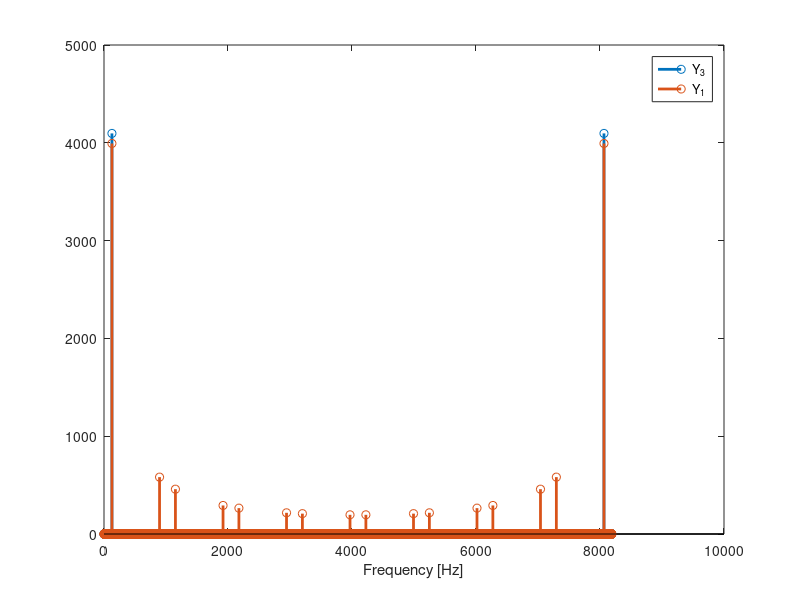
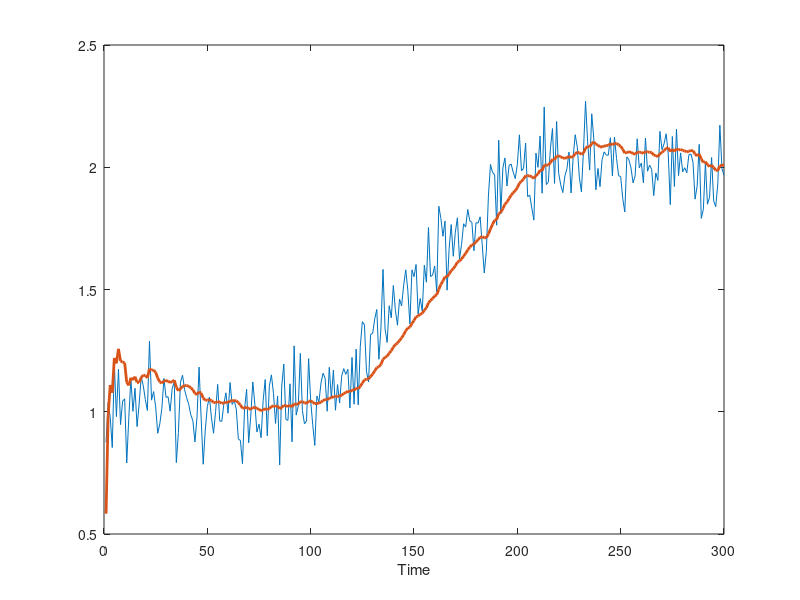
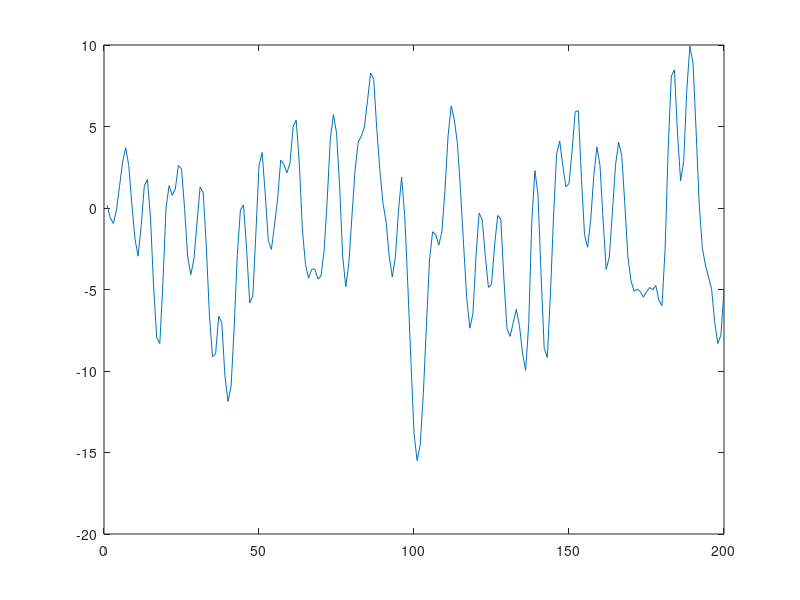

Recreate these plots in MATLAB, in order. (Note: this script raises an error after producing the figures.)
%% TSRT78 TENTOR
load Apr11.mat
%%

% --------------------------------- April 11-----------------------------

% 1a)

f0=128;                      % Signal frequency [Hz]
Fs1=8192;                    % Sampling frequency [Hz]
Ts1=1/Fs1;                   % Sampling interval [s]
t1=0:Ts1:1-Ts1;              % 1s time vector
y1=sin(2*pi*f0*t1);
decfactor=8;                 % Decimation factor
t2=t1(1:decfactor:end);
y2=y1(1:decfactor:end);
y3=kron(y2,ones(1,decfactor));

Y1 = abs(fft(y1));
Y3 = abs(fft(y3));
N1 = length(y1);
N3 = length(y3);
Fs3 = Fs1;
Ts3 =1/Fs1;
figure(1);clf
stem(Fs1*(0:1:N1-1)/N1, Y1,'linewidth',2 ); hold on;
stem(Fs1*(0:1:N3-1)/N3, Y3, 'linewidth',2); hold off
xlabel('Frequency [Hz]')
legend('Y_3','Y_1','location','best')


% b) Improve the reconstruction using filtering.
% all distorsion are above the the frequency 128Hz, which are the one we
% want. Thus lowpass filtering will help
%
[b,a] = butter(8,2*f0/(Fs3/2));
filteredy3 = filter(b,a,y3);
% figure(2); clf
% plot(t1,y1,'-',t1,filteredy3,'-.');

% c) downsample y3

y3down = y3(1:decfactor:end);
y4 = kron(y3down,ones(1,decfactor));
Y4 = abs(fft(y4));
N4 = length(y4);
Fs4 = Fs1;
Ts4 = 1/Fs4;
% figure(3);clf
% plot(Fs1*(0:1:N1-1)/N1, Ts1*Y1,Fs4*(0:1:N4-1)/N4, Ts4*Y4,'linewidth',2 );

% This is easy to understand, since decimation of y3 by a factor of 8 will return a signal identical to y2.
% Since y2 was a sampling, at sampling frequency 8192/8 = 1024 Hertz, of a signal with frequency 128 Hertz,
% there is no folding since 1024/2 = 512>128


%%


% --------------------------------- April 11-----------------------------
%% 2
clearvars
load Aug11.mat
%%
% a)
A = eye(2);
B = eye(2);
R = 1;
Q = 1e-7*eye(2);
x0 =[0;0];
xt = x0;
P0 = eye(2);
P = P0;
N = length(ykf);
yhat = zeros(1,N);
for t = 1:N
    C = [1 t];
    S = C*P*C' + R;
    K = P*C'*inv(S);
    %P = A*(P - K*C*P)*A' + Q;
    P = P - K*S*K';
    xt = A*xt + K*(ykf(t)-C*xt);
    yhat(t) = C*xt;
    xt = A*xt;
    P = A*P*A' + Q;
end

% Plot the results
figure(4)
plot(1:N,ykf,1:N,yhat,'linewidth',2)
xlabel('Time')

%% 3)

figure(5)
plot(1:length(ymodel),ymodel)

% look on how many ups it has and multiply with 2 due to complex conjugate
% pairs.
YMODEL = abs(fft(ymodel));
% figure(6)
% plot(YMODEL)

N = length(ymodel);
est = ymodel(1:N/2);
val = ymodel(N/2 +1: N);
Ne = length(est);
Nv = length(val);
for k = 1:10
    modelorder = ar(est,k);
    lossest(k) = 1/Ne*sum(pe(modelorder,est).^2);
    lossval(k) = 1/Ne*sum(pe(modelorder,val).^2);
end

figure(7); clf
plot(1:length(lossest),lossest,'-',1:length(lossval),lossval,'--')
% the knee appears at n = 4, so the model order is 4;

%% --------------------------------- Dec 11-----------------------------
clearvars
load Dec11.mat
%%
% 1)
% a)
f0=30;
N=500;
t=(0:N-1)';
T=1/1000;
s=sin(2*pi*f0*t*T)+0.5*sin(2*pi*0.95*f0*t*T);
y=s+0.1*randn(N,1);

Y = abs(fft(y));

figure(8);clf
plot((0:length(Y)-1)/(T*length(Y)),Y)
xlabel('Frequency  [Hz]')

% we cannot recover both frequencies due to the spearation between them are
% smaller than the frequency resolution

%% b)
B = 1;
A = [1 0.3 -0.4 0.25 0.2];
s2 = 0.5;                     % Noise variance
e = sqrt(s2)*randn(1000,1);
y = filter(B,A,e);

Y =abs(fft(y));
figure(9); clf
% plot(0:length(Y)-1,Y)
bode(etfe(y))

%% 2 b)

numerator = [0 1.5 -0.6];
denominator = [1 -1 0.16];

G = tf(numerator,denominator,'Ts',1,'Variable', 'z^-1'); % transfer function

stateG = ss(G); %state space model
A = stateG.a; B = stateG.b; C= stateG.c; Q = 1;

pi_bar = dlyap(A,B*Q*B');

R_yy = C*A*pi_bar*C'; % covariance function???

%% 4
b = [1 -5.2 1];
a = [1 -3.1 1 0];
[R,P,K] = residue(b,a);

%% ---------------------------------Aug 12----------------------------
load blickdata.mat
%%
% 1)

t=(0:999)';
y=1./(sin(0.1*t)+2)+0.01*randn(size(t));

% a)
N = length(y);
Ts = 1;
ypadd = [y;zeros(7*1024-N,1)];
nonparm = abs(fft(ypadd));
figure(1); clf
Ylength = length(ypadd);
%plot((0:N-1)/(N*Ts),nonparm); xlabel('Frequency [Hz]'); %axis([-0.05 1 -10 300]);
plot((0:Ylength-1)/(Ylength*Ts),nonparm); xlabel('Frequency [Hz]'); axis([-0.05 1 -10 300]);

% b)  modelbased Ar(n)
y = detrend(y,'constant');
est = y(1:N/2);
Ne= length(est);
val = y(N/2+1:end);
Nv = length(val);

% for ii = 1:200
%     artmp = ar(est,ii);
%     lossest(ii) = 1/Ne*sum(pe(est,artmp).^2);
%     lossval(ii) = 1/Ne*sum(pe(val,artmp).^2);
% end

th = ar(y,2*30);
bode(th)
freqencies = angle(roots(th.a))/(2*pi*Ts);
figure(2); clf
plot(0:length(lossest)-1,lossest,'-',0:length(lossval)-1,lossval,'--')
legend('estimation', 'validation')

% detrend the DC component to get good results, the model order is 6 which
% can be obtained from the loss function or by just looking at the fft, 3
% peaks means order 6

%% 2)

% a)
num = [0 0 1/2];
den = [1 5/2 1];
[r,p,k] = residue(num,den);

%% 4

load blickdata
plot(data2(:,2),data2(:,3))

%% ---------------------------------Dec 12----------------------------

% 1a)

% The forgetting factor balances the accuracy and the adaptation speed of the RLS algorithm.
% This as the forgetting factor controls the number of observations to take into account.
% So a large number of observations gives high static accuracy as it mitigates the noise but then fails to adapt to sudden parameter changes

% 1b)
% ccirc = ifft(fft(xpad).*fft(ypad));
x = [0,0,1,0,1,0,0];
y = [1,2,3,4,5,6,7];
ccirc = ifft(fft(x).*fft(y));

% ans = [10 12 7 9 4 6 8]

% 1d)
Ts = 1;
Fs = 1/Ts;
y1 = kron((-1).^(1:20),ones(1,6))';
Y1 = abs(fft(y1));

figure(2);clf
subplot(3,1,1); plot(y1); xlabel('time'); ylabel('signal');
subplot(3,1,2); plot(Fs*(0:length(y1)-1)/length(y1),Y1); xlabel('freq. [Hz]'); ylabel('Amplitude');
[b,a ] = butter(2,[0.2250/(Fs/2) 0.2750/(Fs/2)], 'bandpass');
y1filtered = filter(b,a,y1);

subplot(3,1,3); plot(y1filtered);  xlabel('time'); ylabel('signal');
%% 2
a1=[1 -3.4 4.85 -3.4 1];
a2=conv([1 -1.4 0.999],[1 -1.8 0.999]);
N=10000;
y2=filter(1,a1,zeros(N,1),[1;0;0;0])+filter(1,a2,randn(N,1));
T = 1;
fs = 1/T;
% a) nonparametric

Y2 = abs(fft(y2));
figure(2);clf
plot(fs*(0:length(y2)-1)/length(y2),Y2);
% three peaks
% b) AR model

est = y2(1:2*N/3);
Ne = length(est);
val = y2(2*N/3+1:end);
Nv = length(val);
% lossfunction
%
for ii = 1:20
    artmp = ar(est,ii);
    lossest(ii) = 1/Ne*sum(pe(est,artmp).^2);
    lossval(ii) = 1/Nv*sum(pe(val,artmp).^2);
end
lossfunc = [];
for p = 1:20
    m = arx(est,p);
    yp = predict(val,m,1);
    lossfunc(p) = mean((val-yp).^2);
end
figure(3); clf
plot(lossfunc); xlabel('modelorder (p)'); ylabel('loss function');
plot(0:length(lossest)-1,lossest,'-',0:length(lossval)-1,lossval,'--')

%% ---------------------------------------MAr13-------------------------
clearvars;
load Mar13.mat
%%

% 1)
Na = 150;
T = 0.2;
fs = 1/T;
t = 0:Na-1;
e = randn(1,Na)*0.1;
y = sin(t*T) + sin(1.2*t*T) + e;

Y = fft(y);
figure(1); clf
plot(fs*(0:Na-1)/Na, abs(Y));
xlabel('Frequency [Hz]');
title('Leakage casuse the two sinuses to look like one');

% b)
Yb = fft([y zeros(1,1024-Na)]);
Nb = length(Yb);
figure(2)
plot(fs*(0:Nb-1)/Nb, abs(Yb)); xlabel('Frequency [Hz]');
title('Zero padd to make the two sinuses appear');

% %c)
% Nc = 400;
% t = 0:Nc-1;
% ec = randn(1,Nc)*0.1;
% yc = sin(t*T) + sin(1.2*t*T) + ec;
% data = iddata(y,[],T);
% per_data = etfe(data);
% figure(2)
% bode(per_data)

%% 2
% a)

[r,p,k] = residue([0 0 1],[-0.6 2.36 -0.6]);

%% 3

N = length(y);
theta = zeros(1,N);
Q = 0.001;
R = 1;
P = 1;
theta(:,1)=0;
%kalman adaptive

for i = 2:N
    phi = -y(i-1);
    K = P*phi./(R + phi'*P*phi);
    P = P - K*phi'*P+ Q;
    %P = P- P*phi*phi'*P/(R + phi'*P*phi) + Q;
    thetatmp = theta(:,i-1)+K*(y(i)-phi'*theta(:,i-1));
    theta(:,i) = thetatmp;
end

figure(1); clf;
plot(theta,'r'); title('Kalmanfiltering'); ylabel('theta'); xlabel('sample')


%% ---------------------------------------Jan14-------------------------
clearvars;
load Jan14.mat

%%

% 1)
w1 = 5;
w2 = 10;
fs = 15;
fn = fs/2;
Ts = 1/fs;
N = 300;
t = (0:N-1)./fs;
s = sin(w1*t) + cos(w2*t);

S = fft(s);
figure(1)
plot(fs/(N*2*pi)*(0:N-1)./fn*(2*pi), abs(S)); xlabel('Frequency rad/s')

%plot(fs/(N)*(0:N-1)./fn, abs(S)); xlabel('Frequency rad/s')

%% 3

N = size(vel,1);
p = size(vel,2);
vs = 12.8595;

thhat = zeros(N,3);
for tt = 1:N
    % Form the phi matrix using the measurements
    phi = [ ones(1,p)' vel(tt,:)' exp(-vel(tt,:)./vs)'];
    % Solve the normal equations
    thhat(tt,:) = phi\fric(tt,:)';
end

figure(1);
subplot(311); plot(1:N,thhat(:,1),'LineWidth',2);
xlabel('time step'); ylabel('Fc estimate');
subplot(312); plot(1:N,thhat(:,2),'LineWidth',2);
xlabel('time step'); ylabel('Fv estimate');
subplot(313); plot(1:N,thhat(:,3),'LineWidth',2);
xlabel('time step'); ylabel('Fs estimate');



